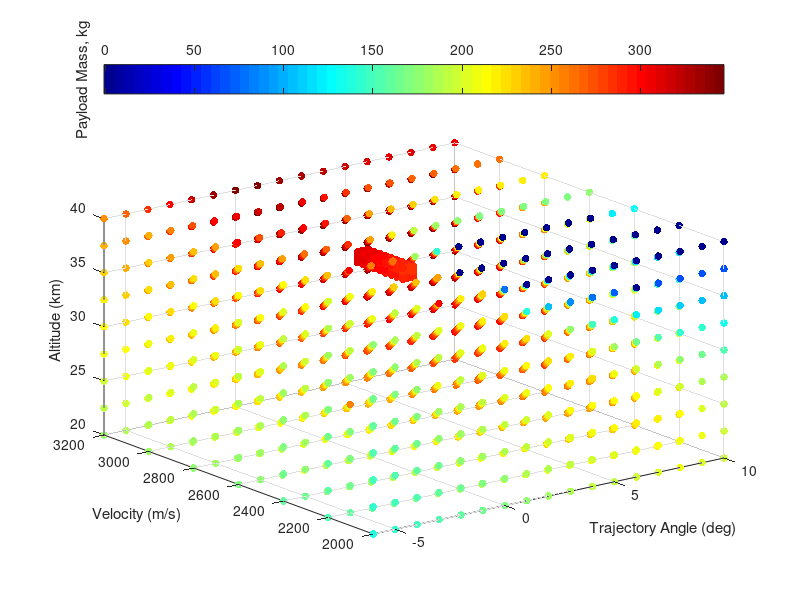
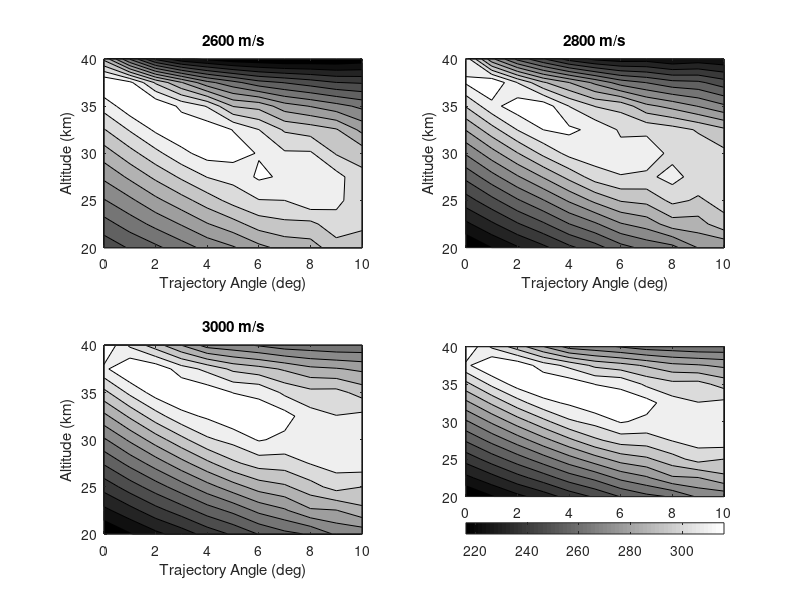

Write the MATLAB code that produced these figures, in order. (Note: this script raises an error after producing the figures.)
% visualising third stage cost results
clear all
ThirdStageData = sortrows(dlmread('thirdstage.dat'));
Atmosphere = dlmread('atmosphere.txt');
% map = [0, 0, 0
%     0, 0, 0
%     .0, 0, 0
%     .2, 0, 0
%     .6, 0, 0.0
%     1.0, 0, 0];
% colormap(map)




colormap jet
scatter3(ThirdStageData(:,2),ThirdStageData(:,3),ThirdStageData(:,1)/1000,30,ThirdStageData(:,5), 'filled')

xlabel('Trajectory Angle (deg)')
ylabel('Velocity (m/s)')
zlabel('Altitude (km)')
xlim([-6,10])
c=colorbar('northoutside');
ylabel(c,'Payload Mass, kg')



% for deleting large values

% for i = 1:length(ThirdStageData)
% 
% if (ThirdStageData(i,5) > 350 ) & (ThirdStageData(i,2) < 0)
%     
% ThirdStageData(i,:) = [];
%     
% end
% 
% end
% 
% 
% dlmwrite('thirdstage.dat', ThirdStageData,'delimiter','\t')



j = 2;
x = 1;
y = 1;
z = 1;

%for creating a 3D array
for i = 1:length(ThirdStageData)-1

    
if ThirdStageData(i,2) >= 0 && (ThirdStageData(j,1) == ThirdStageData(j-1,1)) && (ThirdStageData(j,2) == ThirdStageData(j-1,2)) ;
    
threeDMAT(x,y,z) = ThirdStageData(j-1,5);
threeDAlt(x,y,z) = ThirdStageData(j-1,1);
threeDAngle(x,y,z) = ThirdStageData(j-1,2);
threeDVel(x,y,z) = ThirdStageData(j-1,3);


x = x + 1;



elseif ThirdStageData(i,2) >= 0 && (ThirdStageData(j,1) == ThirdStageData(j-1,1))
    
threeDMAT(x,y,z) = ThirdStageData(j-1,5);
threeDAlt(x,y,z) = ThirdStageData(j-1,1);
threeDAngle(x,y,z) = ThirdStageData(j-1,2);
threeDVel(x,y,z) = ThirdStageData(j-1,3);

x = 1;
y = y+1;

elseif ThirdStageData(i,2) >= 0
    
threeDMAT(x,y,z) = ThirdStageData(j-1,5);
threeDAlt(x,y,z) = ThirdStageData(j-1,1);
threeDAngle(x,y,z) = ThirdStageData(j-1,2);
threeDVel(x,y,z) = ThirdStageData(j-1,3);

x = 1;
y = 1;
z = z + 1;
else
    
end

j = j+1;

end


Alt = [20000:2500:40000];
Angle = [0:1:10];
Vel = [2000:200:3200];

[meshAlt,meshAngle,meshVel] = meshgrid(Alt,Angle,Vel);



% creating a 2d grid at multiple velocities


x = 1;
y = 1;
jprev = 20000;


for j = 20000:2500:40000

for k = 0:10

for i = 1:length(ThirdStageData)
    
if ThirdStageData(i,1) == j && ThirdStageData(i,2) == k && ThirdStageData(i,3) == 2600 
    
meshPayload1(x,y) =   ThirdStageData(i,5) ;

end

end

% if j == jprev
% y = y+1;
% else
% x = x+1; 
% y = 1;
% end

x = x+1;

end
x=1;
y = y+1;
end




x = 1;
y = 1;
jprev = 20000;


for j = 20000:2500:40000

for k = 0:10

for i = 1:length(ThirdStageData)
    
if ThirdStageData(i,1) == j && ThirdStageData(i,2) == k && ThirdStageData(i,3) == 2800 
    
meshPayload2(x,y) =   ThirdStageData(i,5) ;

end

end

% if j == jprev
% y = y+1;
% else
% x = x+1; 
% y = 1;
% end

x = x+1;

end
x=1;
y = y+1;
end


x = 1;
y = 1;
jprev = 20000;


for j = 20000:2500:40000

for k = 0:10

for i = 1:length(ThirdStageData)
    
if ThirdStageData(i,1) == j && ThirdStageData(i,2) == k && ThirdStageData(i,3) == 3000 
    
meshPayload3(x,y) =   ThirdStageData(i,5) ;

end

end

% if j == jprev
% y = y+1;
% else
% x = x+1; 
% y = 1;
% end

x = x+1;

end
x=1;
y = y+1;
end



figure(2)
ax1 = subplot(2,2,1);
colormap(gray)
C = contourf(meshAngle(:,:,4),meshAlt(:,:,4)/1000,meshPayload1,13)

xlabel('Trajectory Angle (deg)')
ylabel('Altitude (km)')

title('2600 m/s')


ax2 = subplot(2,2,2);
colormap(gray)
C = contourf(meshAngle(:,:,5),meshAlt(:,:,5)/1000,meshPayload2,13)

xlabel('Trajectory Angle (deg)')
ylabel('Altitude (km)')

title('2800 m/s')

ax3 = subplot(2,2,3);
colormap(gray)
C = contourf(meshAngle(:,:,6),meshAlt(:,:,6)/1000,meshPayload3,13)

xlabel('Trajectory Angle (deg)')
ylabel('Altitude (km)')

title('3000 m/s')




ax4 = subplot(2,2,4);
colormap(gray)
C = contourf(meshAngle(:,:,6),meshAlt(:,:,6)/1000,meshPayload3,13)
c=colorbar('southoutside')
c.LimitsMode = 'manual'
c.Limits = [200 320]
xlabel('Trajectory Angle (deg)')
ylabel('Altitude (km)')
ylabel(c,'Payload Mass, kg')

set([ax1 ax2 ax3 ax4],'clim',[200 320]);


% slice(threeDMAT,[1,3,5],[],[])
% colormap hsv


% contourslice(threeDMAT,[1,3,6],[],[],10)



% getting maximum values
[max1,ind1] = max(threeDMAT,[],3);

[max2,ind2] = max(max1,[],2);

ind  = [ind1(ind2),ind2] % this really doesnt tell me much, as it wants very high altitude all the time





% plotting density


figure(4)
plot(Atmosphere(:,1)/1000,  Atmosphere(:,4)),'Color','k','LineWidth',0.8;
xlim([20,40])

xlabel('Altitude (km)')
ylabel('Density (kg/m^3)')


figure(5)

[meshAngle2,meshVel2,meshAlt2] = meshgrid(Angle,Vel,Alt);

colormap(gray)

colormap(flipud(colormap))
hx = slice(meshAngle2,meshVel2,meshAlt2./1000,threeDMAT,[],[2600:100:3000],[])

caxis([220 340]) 
c=colorbar('northoutside')
c.LimitsMode = 'manual'
c.Limits = [180 320]

set(hx, 'EdgeColor', 'none');

% set(hx, 'FaceColor', 'interp'); % use this to smooth
set(hx, 'FaceColor', 'flat');

xlabel('Trajectory Angle (deg)','FontSize',17)
ylabel('Velocity (m/s)','FontSize',17)
zlabel('Altitude (km)','FontSize',17)
ylabel(c,'Payload Mass, kg','FontSize',17)
